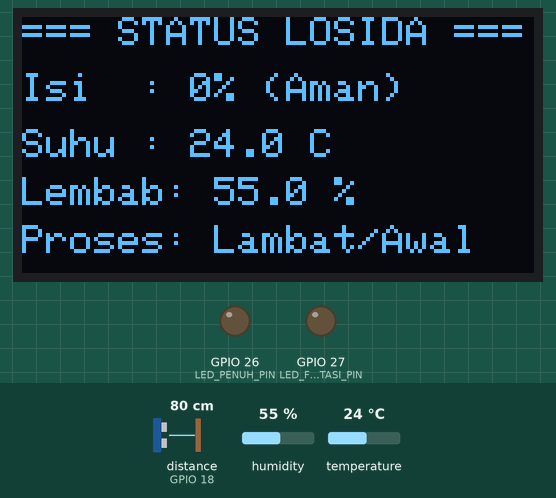
Recording of a sketch running on a simulated ESP32. Parts: 128×64 one-colour display, output pins drawn as LEDs (lit = HIGH). Wiring (inferred from the names in the program): ultrasonic range finder: trigger GPIO 5; echo GPIO 18. The test bench sets the inputs (shaded band); at power-on: distance to the obstacle (sensor on GPIO 18) 80 cm, humidity 55 %, temperature 24 °C. The echo pulse lasts 58.3 µs per cm; pins used as bus, display or sensor lines are not drawn.

Above: at 3.2 s.
3.3 s: distance to the obstacle (sensor on GPIO 18) set to 2 cm
At 5.0 s:
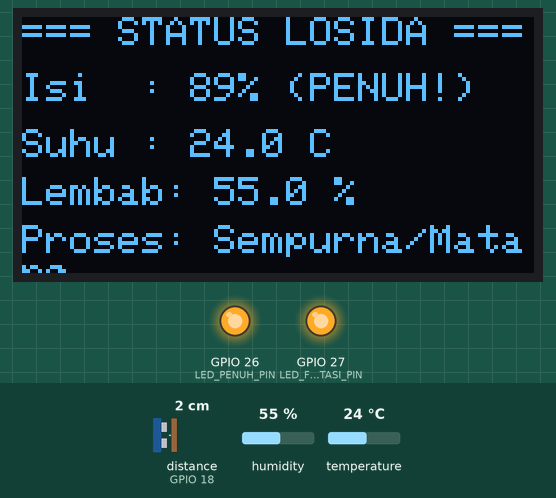
5.5 s: humidity set to 79 %
At 9.2 s:
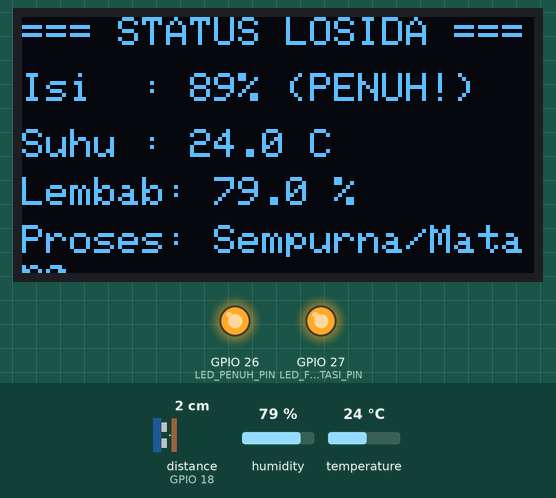
9.5 s: humidity set to 82 %
At 11.8 s:
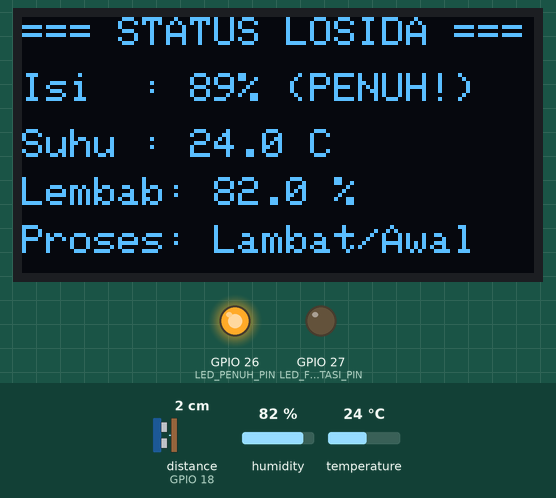
12.5 s: temperature set to 29.6 °C
At 15.2 s:
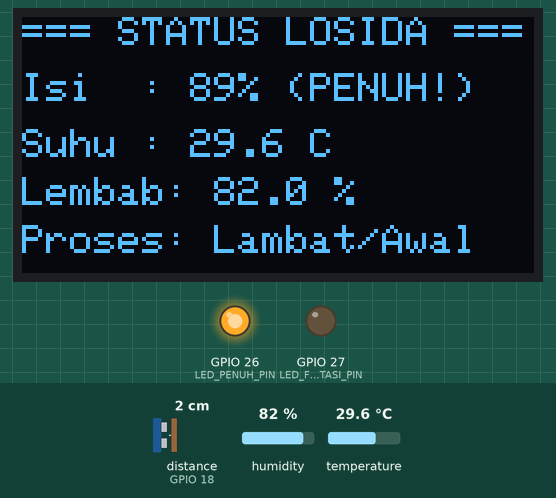
15.5 s: temperature set to 30.3 °C
At 17.6 s:
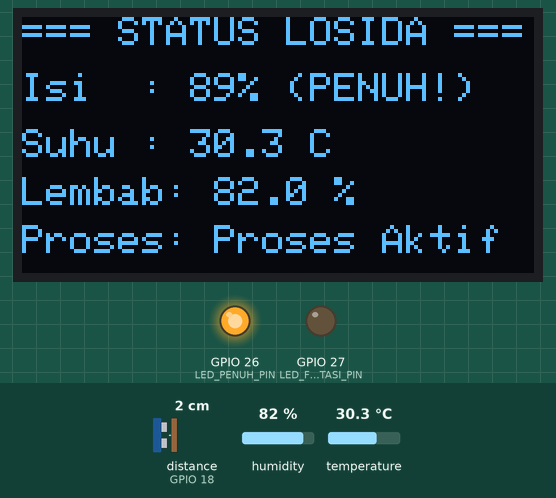
18.5 s: distance to the obstacle (sensor on GPIO 18) set to 4 cm
At 20.1 s:
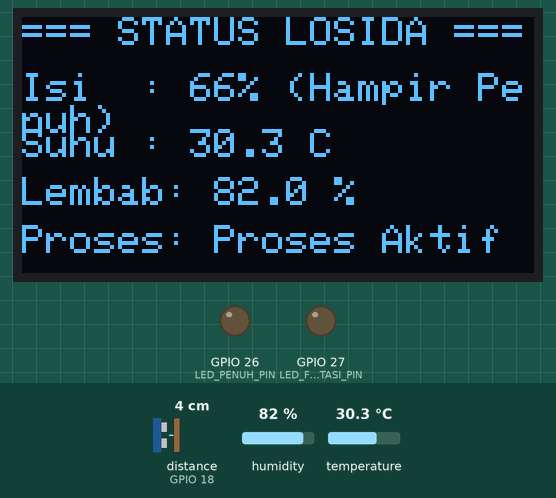
Timing chart, 0 to 21.5 s (numbered marks = the images above; inputs shaded):
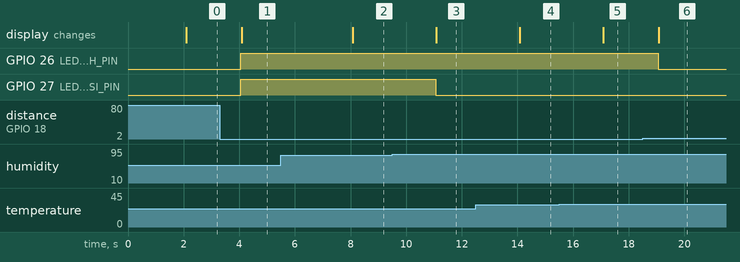

The sketch:

Arduino_Microcontroller_Copper.ino
```cpp
#include <Wire.h>
#include <Adafruit_GFX.h>
#include <Adafruit_SSD1306.h>
#include <DHT.h>

#define OLED_SDA 21
#define OLED_SCL 22
#define SCREEN_WIDTH 128
#define SCREEN_HEIGHT 64
#define OLED_RESET -1
Adafruit_SSD1306 display(SCREEN_WIDTH, SCREEN_HEIGHT, &Wire, OLED_RESET);

// ===================================================
// KONFIGURASI SENSOR & INDIKATOR
// ===================================================
// Sensor DHT22
#define DHTPIN 15
#define DHTTYPE DHT22
DHT dht(DHTPIN, DHTTYPE);

// Sensor Ultrasonik HC-SR04
#define TRIG_PIN 5
#define ECHO_PIN 18

// Indikator LED
#define LED_PENUH_PIN 26      // LED Merah: Peringatan Pipa Penuh
#define LED_FERMENTASI_PIN 27 // LED Hijau: Fermentasi Sempurna (Matang)

// Dimensi Pipa Losida
const float TINGGI_PIPA_KOSONG = 10.0; // Jarak sensor ke dasar pipa kosong (cm)
const float BATAS_MINIMAL_JARAK = 1.0;  // Target jarak penuh (2 cm)

// Pengaturan Waktu
unsigned long lastMeasure = 0;
const long interval = 1000; // Pembacaan setiap 1 detik

void setup() {
  Serial.begin(115200);

  // Inisialisasi Jalur I2C khusus untuk Pin OLED ESP32
  Wire.begin(OLED_SDA, OLED_SCL);

  // Inisialisasi Pin Sensor & LED
  pinMode(TRIG_PIN, OUTPUT);
  pinMode(ECHO_PIN, INPUT);
  pinMode(LED_PENUH_PIN, OUTPUT);
  pinMode(LED_FERMENTASI_PIN, OUTPUT);

  dht.begin();

  // Inisialisasi OLED pada Alamat I2C 0x3C
  if (!display.begin(SSD1306_SWITCHCAPVCC, 0x3C)) {
    Serial.println(F("Gagal menginisialisasi OLED SSD1306"));
    for (;;);
  }

  // Tampilan Awal Layar OLED
  display.clearDisplay();
  display.setTextSize(1);
  display.setTextColor(SSD1306_WHITE);
  display.setCursor(10, 20);
  display.println(F("SYSTEM MONITORING"));
  display.setCursor(25, 35);
  display.println(F("PIPA LOSIDA"));
  display.display();
  delay(2000);
}

void loop() {
  unsigned long now = millis();

  if (now - lastMeasure >= interval) {
    lastMeasure = now;

    // 1. Pembacaan Sensor DHT22
    float hum = dht.readHumidity();
    float temp = dht.readTemperature();

    // 2. Pembacaan Sensor Ultrasonik
    digitalWrite(TRIG_PIN, LOW);
    delayMicroseconds(2);
    digitalWrite(TRIG_PIN, HIGH);
    delayMicroseconds(10);
    digitalWrite(TRIG_PIN, LOW);

    long duration = pulseIn(ECHO_PIN, HIGH);
    float distance = duration * 0.034 / 2.0;

    // Salin jarak untuk kalkulasi persentase kapasitas
    float distanceClamped = distance;
    if (distanceClamped > TINGGI_PIPA_KOSONG) distanceClamped = TINGGI_PIPA_KOSONG;
    if (distanceClamped < BATAS_MINIMAL_JARAK) distanceClamped = BATAS_MINIMAL_JARAK;

    // Hitung Kapasitas Terisi (%)
    float kapasitas = ((TINGGI_PIPA_KOSONG - distanceClamped) / (TINGGI_PIPA_KOSONG - BATAS_MINIMAL_JARAK)) * 100.0;
    if (kapasitas < 0) kapasitas = 0;
    if (kapasitas > 100) kapasitas = 100;

    // 3. Diagnosis Fermentasi & Kontrol LED Fermentasi Sempurna (Hijau)
    String statusFermentasi = "";
    bool isMatang = false;

    if (temp >= 30.0 && temp <= 50.0) {
      statusFermentasi = "Proses Aktif";
    } else if (temp < 30.0 && temp >= 20.0 && hum <= 80.0 && kapasitas > 5.0) {
      statusFermentasi = "Sempurna/Matang";
      isMatang = true;
    } else if (temp < 30.0) {
      statusFermentasi = "Lambat/Awal";
    } else {
      statusFermentasi = "Terlalu Panas";
    }

    if (isMatang) {
      digitalWrite(LED_FERMENTASI_PIN, HIGH);
    } else {
      digitalWrite(LED_FERMENTASI_PIN, LOW);
    }

    // 4. Status Kapasitas & Kontrol LED Merah (HANYA NYALA SAAT JARAK BENDA <= 2 CM)
    String statusKapasitas = "";
    if (distance <= 2.0 && distance > 0) {
      statusKapasitas = "PENUH!";
      digitalWrite(LED_PENUH_PIN, HIGH); // LED Merah baru aktif saat menyentuh jarak <= 2 cm
    } else if (distance <= 10.0) {
      statusKapasitas = "Hampir Penuh";
      digitalWrite(LED_PENUH_PIN, LOW);
    } else {
      statusKapasitas = "Aman";
      digitalWrite(LED_PENUH_PIN, LOW);
    }

    // 5. Menampilkan Rekapitulasi Informasi ke Layar OLED
    display.clearDisplay();
    display.setTextSize(1);
    display.setTextColor(SSD1306_WHITE);

    display.setCursor(0, 0);
    display.println(F("=== STATUS LOSIDA ==="));

    display.setCursor(0, 14);
    display.print(F("Isi  : "));
    display.print((int)kapasitas);
    display.print(F("% ("));
    display.print(statusKapasitas);
    display.println(F(")"));

    display.setCursor(0, 28);
    display.print(F("Suhu : "));
    display.print(temp, 1);
    display.println(F(" C"));

    display.setCursor(0, 40);
    display.print(F("Lembab: "));
    display.print(hum, 1);
    display.println(F(" %"));

    display.setCursor(0, 52);
    display.print(F("Proses: "));
    display.println(statusFermentasi);

    display.display();
  }
}
```

Measured:
- the behaviour switches between 80 and 81 % on humidity (found by bisection; images 2 and 3)
- the behaviour switches between 29.9 and 30 °C on temperature (found by bisection; images 4 and 5)
- the behaviour switches between 2 and 3 cm on distance to the obstacle (sensor on GPIO 18) (found by bisection; images 5 and 6)
- after the input at 3.3 s, GPIO 26 (LED_PENUH_PIN), GPIO 27 (LED_FERMENTASI_PIN): LOW → HIGH after 0.76 s; the display: changes after 0.78 s (image 1)
- after the input at 5.5 s, the display: changes after 2.6 s (image 2)
- after the input at 9.5 s, GPIO 27 (LED_FERMENTASI_PIN): HIGH → LOW after 1.6 s; the display: changes after 1.6 s (image 3)
- after the input at 12.5 s, the display: changes after 1.6 s (image 4)
- after the input at 15.5 s, the display: changes after 1.6 s (image 5)
- after the input at 18.5 s, GPIO 26 (LED_PENUH_PIN): HIGH → LOW after 0.56 s; the display: changes after 0.58 s (image 6)
